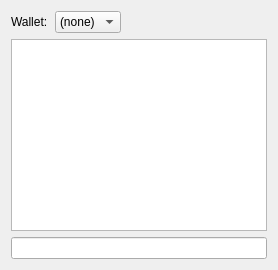
     <widget class="QWidget" name="page_2">
      <layout class="QVBoxLayout" name="verticalLayout_6">
       <item>
        <layout class="QHBoxLayout" name="horizontalLayout">
         <property name="spacing">
          <number>4</number>
         </property>
         <item>
          <widget class="QLabel" name="WalletSelectorLabel">
           <property name="text">
            <string>Wallet: </string>
           </property>
          </widget>
         </item>
         <item>
          <widget class="QComboBox" name="WalletSelector">
           <item>
            <property name="text">
             <string>(none)</string>
            </property>
           </item>
          </widget>
         </item>
         <item>
          <spacer name="horizontalSpacer">
           <property name="orientation">
            <enum>Qt::Horizontal</enum>
           </property>
           <property name="sizeHint" stdset="0">
            <size>
             <width>40</width>
             <height>20</height>
            </size>
           </property>
          </spacer>
         </item>
         <item>
          <widget class="QPushButton" name="fontSmallerButton">
           <property name="maximumSize">
            <size>
             <width>24</width>
             <height>24</height>
            </size>
           </property>
           <property name="toolTip">
            <string>Decrease font size</string>
           </property>
           <property name="text">
            <string/>
           </property>
           <property name="icon">
            <iconset resource="../bitcoin.qrc">
             <normaloff>:/icons/fontsmaller</normaloff>:/icons/fontsmaller</iconset>
           </property>
           <property name="iconSize">
            <size>
             <width>24</width>
             <height>16</height>
            </size>
           </property>
           <property name="autoDefault">
            <bool>false</bool>
           </property>
           <property name="flat">
            <bool>true</bool>
           </property>
          </widget>
         </item>
         <item>
          <widget class="QPushButton" name="fontBiggerButton">
           <property name="maximumSize">
            <size>
             <width>24</width>
             <height>24</height>
            </size>
           </property>
           <property name="toolTip">
            <string>Increase font size</string>
           </property>
           <property name="text">
            <string/>
           </property>
           <property name="icon">
            <iconset resource="../bitcoin.qrc">
             <normaloff>:/icons/fontbigger</normaloff>:/icons/fontbigger</iconset>
           </property>
           <property name="iconSize">
            <size>
             <width>24</width>
             <height>16</height>
            </size>
           </property>
           <property name="autoDefault">
            <bool>false</bool>
           </property>
           <property name="flat">
            <bool>true</bool>
           </property>
          </widget>
         </item>
         <item>
          <widget class="QPushButton" name="clearButton">
           <property name="maximumSize">
            <size>
             <width>24</width>
             <height>24</height>
            </size>
           </property>
           <property name="toolTip">
            <string>Clear console</string>
           </property>
           <property name="layoutDirection">
            <enum>Qt::LeftToRight</enum>
           </property>
           <property name="text">
            <string/>
           </property>
           <property name="icon">
            <iconset resource="../bitcoin.qrc">
             <normaloff>:/icons/remove</normaloff>:/icons/remove</iconset>
           </property>
           <property name="shortcut">
            <string notr="true">Ctrl+L</string>
           </property>
           <property name="autoDefault">
            <bool>false</bool>
           </property>
           <property name="flat">
            <bool>true</bool>
           </property>
          </widget>
         </item>
        </layout>
       </item>
       <item>
        <widget class="QTextEdit" name="messagesWidget">
         <property name="minimumSize">
          <size>
           <width>0</width>
           <height>100</height>
          </size>
         </property>
         <property name="readOnly">
          <bool>true</bool>
         </property>
         <property name="tabKeyNavigation" stdset="0">
          <bool>false</bool>
         </property>
         <property name="columnCount" stdset="0">
          <number>2</number>
         </property>
        </widget>
       </item>
       <item>
        <layout class="QHBoxLayout" name="horizontalLayoutPrompt">
         <property name="spacing">
          <number>3</number>
         </property>
         <item>
          <widget class="QLineEdit" name="lineEdit">
           <property name="placeholderText">
            <string/>
           </property>
          </widget>
         </item>
        </layout>
       </item>
      </layout>
     </widget>
